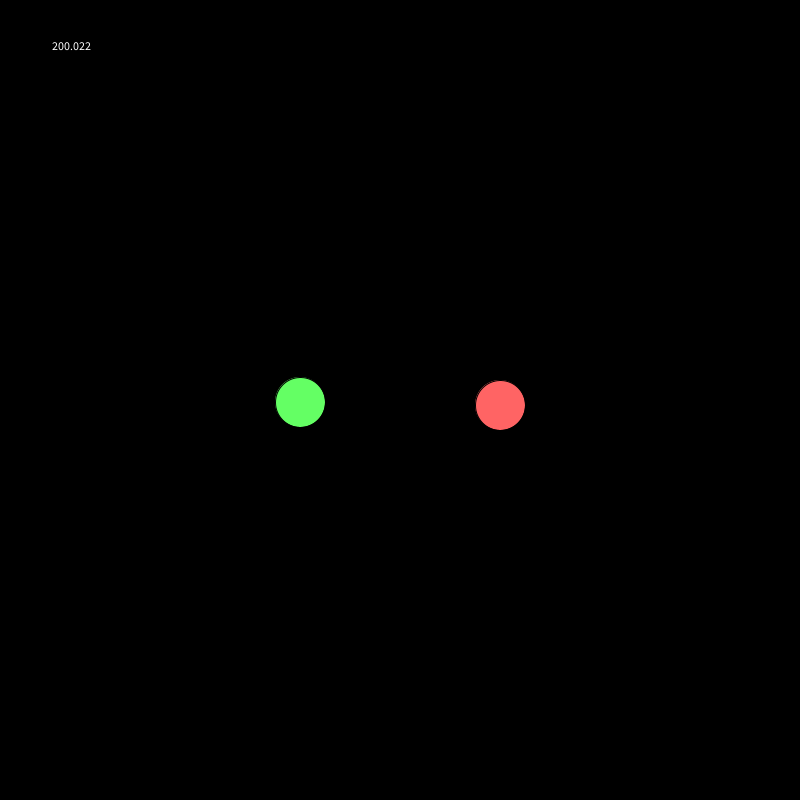
Frame 1 (no input)
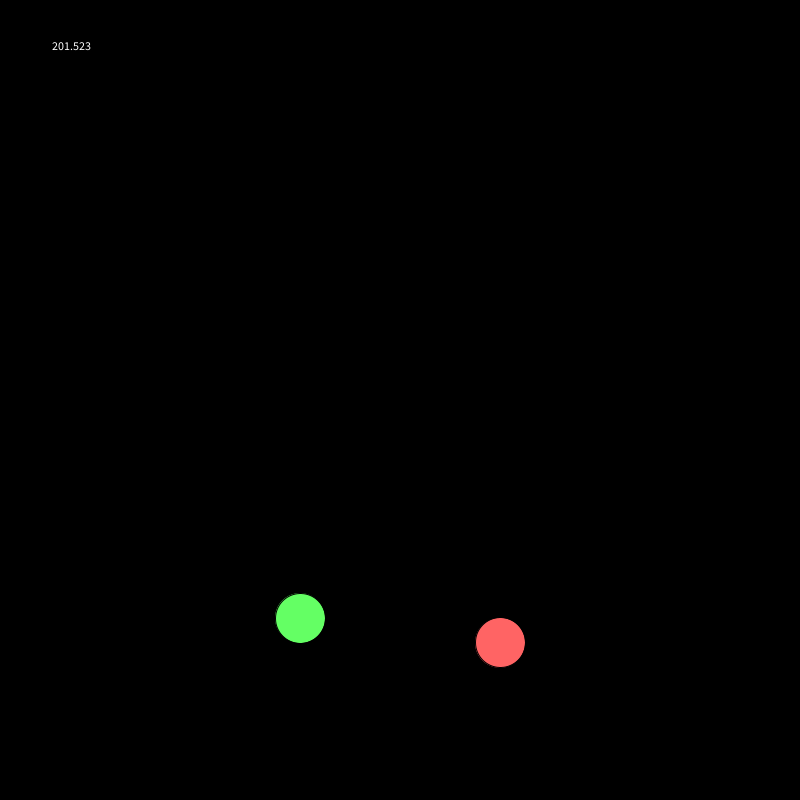
Frame 60 (the mouse pressed at the canvas centre just before this capture)
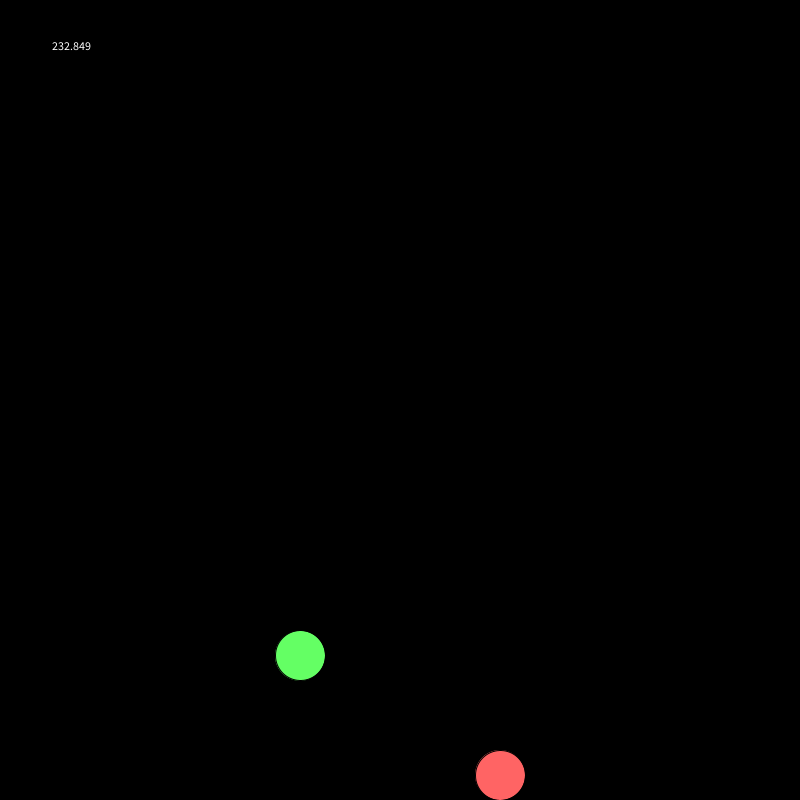
Frame 120 (the mouse held since frame 60 and released just before this capture)

The Processing sketch that drew these frames (run headless with seeded random() and noise(); from frame 60 on, the mouse is pressed at the canvas centre):

// Processing sketch: sketch_06_mass
// ── sketch_06_mass.pde
float ballX = 300;
float ballY = 400;

float speedX = 0;
float speedY = 0;

float ball2X = 500;
float ball2Y = 400;

float speed2X = 0;
float speed2Y = 0;

float mass1 = 2;
float mass2 = 5;
float gravity = 1;

float distance=0;

void setup() {
  size(800, 800); //We set up the size of the display
  background(0);  //We set up the background color
  frameRate(24);  //We set up the frame rate of the application (24 frames per second = normal movie frame rate)
}

void draw(){
  background(0);                 //we clear the background in every frame
  
  speedY = speedY + mass1*gravity;              //we add gravity*mass to the speedY in every frame
  speed2Y = speed2Y + mass2*gravity;            //in this case we have the complete formula
  
  ballX = ballX + speedX;        //we add the speed to the position of the ball to the position
  ballY = ballY + speedY;
  ball2X = ball2X + speed2X;        //we add the speed to the position of the ball 2to the position
  ball2Y = ball2Y + speed2Y;
  
  checkBorders();
  
  fill(100,255,100);
  ellipse(ballX, ballY, 50, 50);  //we draw a circle at the coordinates of the particle radius 25
  fill(255,100,100);
  ellipse(ball2X, ball2Y, 50, 50);  //we draw a circle at the coordinates of the particle radius 25
  
  
  distance=sqrt(pow(ballX-ball2X,2)+pow(ballY-ball2Y,2));
  
  fill(255,255,255);
  text(distance,50,50);
  
  if(distance<50){
    fill(255,100,100);
    text("COLLISION!",ball2X,ballY-50);  
  }
}




/*************************
I put this outside to keep it cleaner
**************************/



void checkBorders(){
     if(ballX>775){                //if the ball goes over any of the borders, we reposition the ball in the border and invert the speed of that axis.
    ballX=775;                  //in this case we count a 25px offset to compensate the radius of the ball
    speedX = -speedX;
  }
  
  if(ballX<25){
    ballX=25;
    speedX = -speedX;
  }
  
  if(ballY>775){
    ballY=775;
    speedY = -speedY*0.9;      //In this case, the ground absorbs part of the force, so the speed of the rebound is a little bit smaller than the original speed
  }
  
  if(ballY<25){
    ballY=25;
    speedY = -speedY;
  }
  

      // Let's do it again for the second ball...


   if(ball2X>775){          
    ball2X=775;                  
    speed2X = -speed2X;
  }
  
  if(ball2X<25){
    ball2X=25;
    speed2X = -speed2X;
  }
  
  if(ball2Y>775){
    ball2Y=775;
    speed2Y = -speed2Y*0.9;      //In this case, the ground absorbs part of the force, so the speed of the rebound is a little bit smaller than the original speed
  }
  
  if(ball2Y<25){
    ball2Y=25;
    speed2Y = -speed2Y;
  }
  

}
